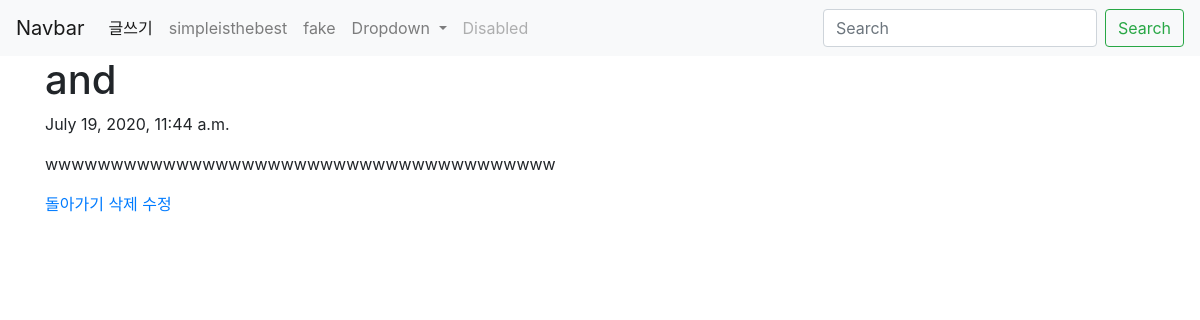
The app's page /blog/2/ with its own data.
### blog/models.py (models this page shows, shortened)
class Blog(models.Model):
    title = models.CharField(max_length=200)
    pub_date = models.DateTimeField('date published')
    body = models.TextField()

### blog/views.py (the view)
# urls.py: path('<int:blog_id>/', views.detail, name = 'detail'),
def detail(request, blog_id):
    blog_detail = get_object_or_404(Blog, pk=blog_id)
    return render(request, 'detail.html', {'blog': blog_detail})

### blog/templates/detail.html
{% extends 'base.html' %}
{% block content %}
 <h1>{{blog.title}}</h1>
 <p>{{blog.pub_date}}</p>
 <p>{{blog.body}}</p>
 <a href="{% url 'blog' %}">돌아가기</a>
 <a href="{% url 'delete' blog.id %}">삭제</a>
 <a href="{% url 'update' blog.id %}">수정</a>
{% endblock %}

### records on screen
Blog: title "and", pub_date "July 19, 2020, 11:44 a.m.", body "wwwwwwwwwwwwwwwwwwwwwwwwwwwwwwwwwwwwwww"
